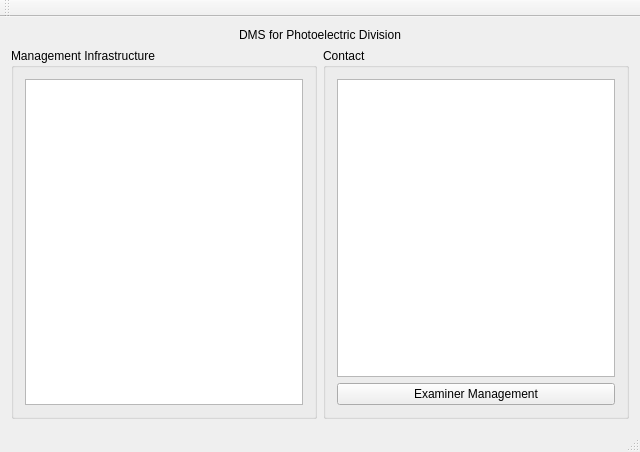
<?xml version="1.0" encoding="UTF-8"?>
<ui version="4.0">
 <class>MainWindow</class>
 <widget class="QMainWindow" name="MainWindow">
  <property name="geometry">
   <rect>
    <x>0</x>
    <y>0</y>
    <width>640</width>
    <height>452</height>
   </rect>
  </property>
  <property name="windowTitle">
   <string>MainWindow</string>
  </property>
  <widget class="QWidget" name="centralWidget">
   <layout class="QVBoxLayout" name="verticalLayout_2">
    <item>
     <layout class="QHBoxLayout" name="horizontalLayout">
      <item>
       <widget class="QLabel" name="titleLabel">
        <property name="text">
         <string>DMS for Photoelectric Division</string>
        </property>
        <property name="alignment">
         <set>Qt::AlignCenter</set>
        </property>
       </widget>
      </item>
     </layout>
    </item>
    <item>
     <layout class="QHBoxLayout" name="horizontalLayout_2">
      <item>
       <widget class="QGroupBox" name="groupBox">
        <property name="title">
         <string>Management Infrastructure</string>
        </property>
        <layout class="QVBoxLayout" name="verticalLayout">
         <item>
          <widget class="QTreeView" name="treeView"/>
         </item>
        </layout>
       </widget>
      </item>
      <item>
       <widget class="QGroupBox" name="groupBox_2">
        <property name="title">
         <string>Contact</string>
        </property>
        <layout class="QVBoxLayout" name="verticalLayout_3">
         <item>
          <widget class="QTableView" name="tableView"/>
         </item>
         <item>
          <widget class="QPushButton" name="pushButton">
           <property name="text">
            <string>Examiner Management</string>
           </property>
          </widget>
         </item>
        </layout>
       </widget>
      </item>
     </layout>
    </item>
   </layout>
  </widget>
  <widget class="QMenuBar" name="menuBar">
   <property name="geometry">
    <rect>
     <x>0</x>
     <y>0</y>
     <width>640</width>
     <height>23</height>
    </rect>
   </property>
  </widget>
  <widget class="QToolBar" name="mainToolBar">
   <attribute name="toolBarArea">
    <enum>TopToolBarArea</enum>
   </attribute>
   <attribute name="toolBarBreak">
    <bool>false</bool>
   </attribute>
  </widget>
  <widget class="QStatusBar" name="statusBar"/>
 </widget>
 <layoutdefault spacing="6" margin="11"/>
 <resources/>
 <connections/>
</ui>
